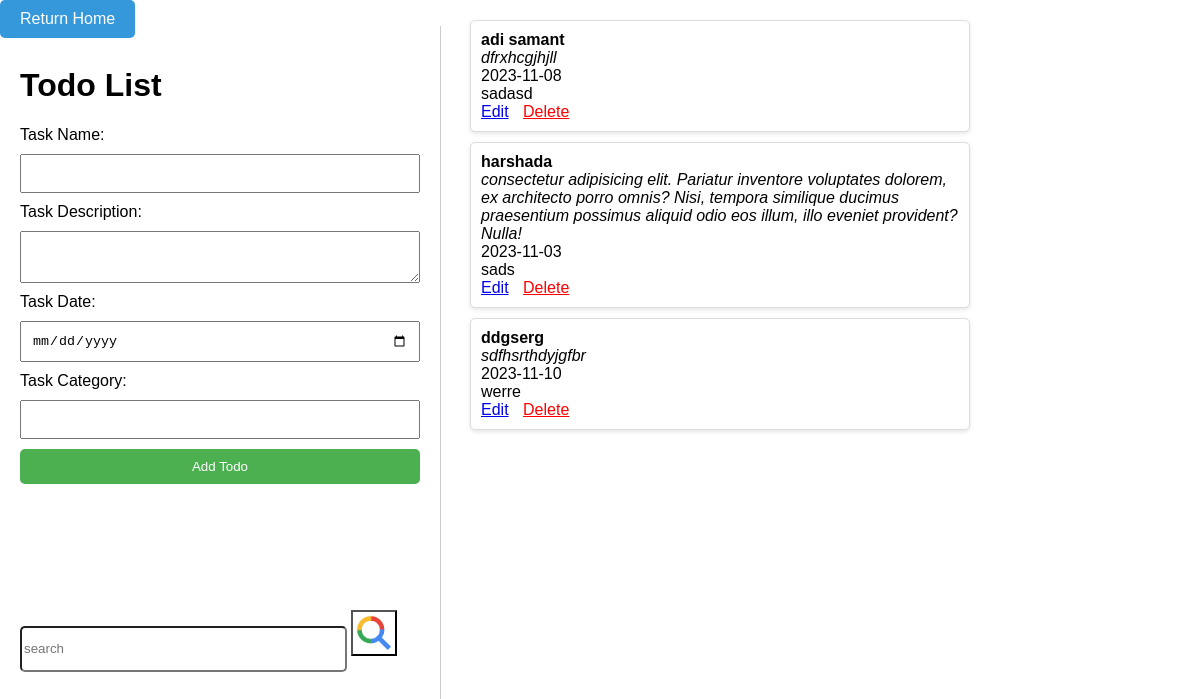
/newtodo.php (signed in), run on the app's committed database.
### tables this page shows
CREATE TABLE `todo` (
  `uid` int(11) DEFAULT NULL,
  `task_id` int(11) NOT NULL,
  `task_name` text DEFAULT NULL,
  `task_desc` text DEFAULT NULL,
  `task_date` date DEFAULT NULL,
  `task_category` text DEFAULT NULL
);

### newtodo.php (the view, shortened to what this page needs)
<?php
include 'db.php';
function getTodos($search = null) {
    global $con;
    $todos = array();
    $uid = $_SESSION['srno'];
    $sql = "SELECT * FROM todo WHERE uid={$uid}";
    $result = $con->query($sql);
    if ($result->num_rows > 0) {
        while ($row = $result->fetch_assoc()) {
            $todos[] = $row;
        }
    }
    return $todos;
}
?>
<!DOCTYPE html>
<html lang="en">
<head>
    <link rel="stylesheet" href="css/newtodo.css">
</head>
<body>
    <div class="container">
        <div class="add-todo">
            <h1>Todo List</h1>
            <form action="" method="post" class="todo-form">
                <?php if (isset($edit_task_name)) : ?>
                    <input type="hidden" name="edit_task_id" value="<?php echo $task_id; ?>">
                    <label for="task_name">Task Name:</label>
                    <input type="text" id="task_name" name="task_name" value="<?php echo $edit_task_name; ?>" required>
                    <label for="task_description">Task Description:</label>
                    <textarea id="task_desc" name="task_desc" required><?php echo $edit_task_desc; ?></textarea>
                    <label for="task_date">Task Date:</label>
                    <input type="date" id="task_date" name="task_date" value="<?php echo $edit_task_date; ?>" required>
                    <label for="task_category">Task Category:</label>
                    <input type="text" id="task_category" name="task_category" value="<?php echo $edit_task_category; ?>" required>
                    <button type="submit" name="todoAction">Update Todo</button>
                <?php else : ?>
                    <label for="task_name">Task Name:</label>
                    <input type="text" id="task_name" name="task_name" required>
                    <label for="task_description">Task Description:</label>
                    <textarea id="task_desc" name="task_desc" required></textarea>
                    <label for="task_date">Task Date:</label>
                    <input type="date" id="task_date" name="task_date" required>
                    <label for="task_category">Task Category:</label>
                    <input type="text" id="task_category" name="task_category" required>
                    <button type="submit" name="todoAction">Add Todo</button>
                <?php endif; ?>
            </form>
            <form action="" method="post" class="search-form">
                <input type="text" id="search" placeholder="search" name="search">
                <button type="submit"></button>
            </form>
        </div>
        <ul class="todo-list">
            <?php
                $searchTerm = isset($_POST['search']) ? $_POST['search'] : null;
                $todos = getTodos($searchTerm);
                foreach ($todos as $todo) {
                    echo "<li>";
                    echo "<strong>{$todo['task_name']}</strong><br>";
                    echo "<em>{$todo['task_desc']}</em><br>";
                    echo "<span>{$todo['task_date']}</span><br>";
                    echo "<span>{$todo['task_category']}</span><br>";
                    echo "<a href='?edit={$todo['task_id']}'>Edit</a> ";
                    echo "<a href='?delete={$todo['task_id']}' id='f2'>Delete</a>";
                    echo "</li>";
                }
            ?>
        </ul>
    </div>
    <?php include 'returnhome.php'; ?>
</body>
</html>

### css/newtodo.css (style rules this page uses)
body { font-family: 'Arial', sans-serif; margin: 0; padding: 0; display: flex; }
.add-todo { background-color: white; padding: 20px; border-right: 1px solid #ccc; height: 100vh; width: 400px; position: fixed; top: 26px; left: 0; }
.todo-list { list-style-type: none; padding: 20px; margin: 0; width: calc(100vw - 700px); left: 450px; position: relative; }
.todo-list li { background-color: white; border: 1px solid #ddd; margin-bottom: 10px; padding: 10px; border-radius: 5px; box-shadow: 0 2px 4px rgba(0, 0, 0, 0.1); }
.todo-form { display: flex; flex-direction: column; width: 100%; }
.todo-form label, .todo-form input, .todo-form textarea, .todo-form button { margin-bottom: 10px; }
.todo-form input, .todo-form textarea { padding: 10px; }
.search-form { top: 584px; position: absolute; left: 20px; }
.search-form input { border-radius: 5px; outline: 0; width: 319px; height: 40px; }
.search-form button { background: url('img/search.png'); background-position:center; background-repeat:no-repeat; width: 46px; height:46px; background-size: 100% 100%; }
.todo-form button { background-color: #4caf50; color: white; border: none; padding: 10px; cursor: pointer; border-radius: 5px; }
#f2 { margin-left: 10px; color: #ff0000; }

### data on the page
todo: task_name "adi samant", task_desc "dfrxhcgjhjll", task_date "2023-11-08", task_category "sadasd"
todo: task_name "harshada", task_desc "consectetur adipisicing elit. Pariatur inventore voluptates dolorem, ex architecto porro omnis? Nisi, tempora similique ducimus praesentium possimus aliquid odio eos illum, illo eveniet provident? Nulla!", task_date "2023-11-03", task_category "sads"
todo: task_name "ddgserg", task_desc "sdfhsrthdyjgfbr", task_date "2023-11-10", task_category "werre"
